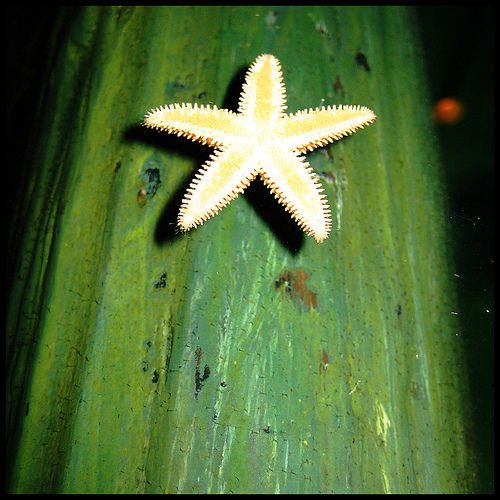
#> input picture data/test/images/0.JPEG, 500 x 500 px
$ python -i project_padding.py   (imports and definitions only)   (older library calls are emulated)
#> lines starting #> are read from the running program, lines starting #| are printed output that depends on the picture
#> further down, picture is the input picture: PIL image 500x500 RGB; mean R, G, B 76.2, 105.1, 52.6
import numpy as np
from PIL import Image
import scipy.misc
import scipy
import imageio
import sys
import os

def imgPadding( image ):
        image = image.convert("RGB")
        image = np.asarray(image) # convert to a numpy array
        rowSize = np.size(image,0)
#> rowSize = 500
        colSize = np.size(image,1)
#> colSize = 500
        #print(rowSize,colSize)

        if rowSize > colSize:
            diff = rowSize-colSize
            zr = np.zeros([rowSize,int(diff/2),3], dtype = int)
            zr2 = np.zeros([rowSize,diff-int(diff/2),3], dtype = int)
            image = np.concatenate((zr,image), axis = 1)
            image = np.concatenate((image,zr2), axis = 1)

        else:
            diff = colSize-rowSize
#> diff = 0
            zr = np.zeros([int(diff/2),colSize, 3], dtype = int)
#> zr = empty array
            zr2 = np.zeros([diff-int(diff/2),colSize, 3], dtype = int)
#> zr2 = empty array
            image = np.concatenate((zr,image), axis = 0)
            image = np.concatenate((image,zr2), axis = 0)

        image = np.float32(image)
        image = np.resize(image, (224, 224, 3))
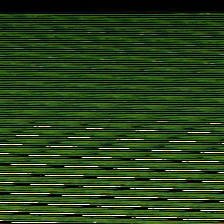
#> image: shape (224, 224, 3) float32; mean R, G, B 39.4, 65.9, 24.4
#> (the run stopped early here; a loop or call above may not have finished)

$ run again, on data/test/images/1.JPEG
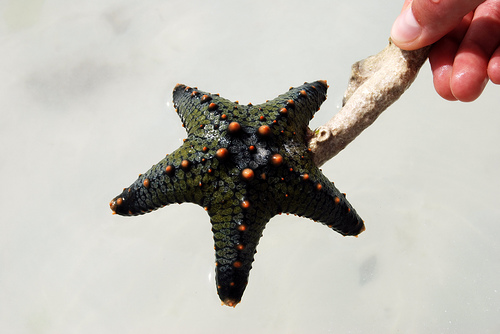
#> input picture data/test/images/1.JPEG, 500 x 334 px
#> picture is the input picture: PIL image 500x334 RGB; mean R, G, B 190.4, 185.7, 178.2
#> rowSize = 334
#> colSize = 500
#> diff = 166
#> in imgPadding, `image = np.concatenate((image,zr2), axis = 0)`:
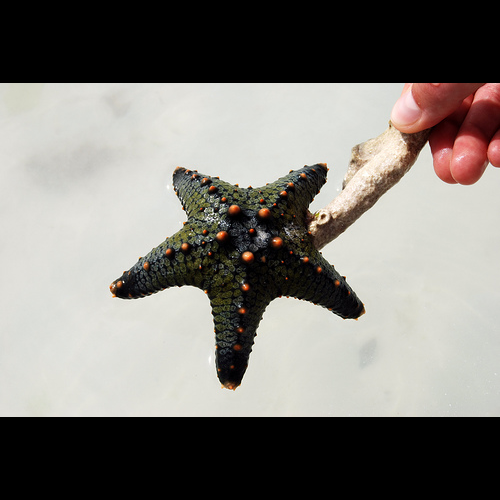
#> image: shape (500, 500, 3) int64; mean R, G, B 127.2, 124, 119
#> in imgPadding, `image = np.resize(image, (224, 224, 3))`:
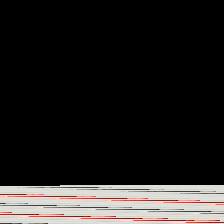
#> image: shape (224, 224, 3) float32; mean R, G, B 36.6, 34.1, 33.1

$ run again, on data/test/images/10.JPEG
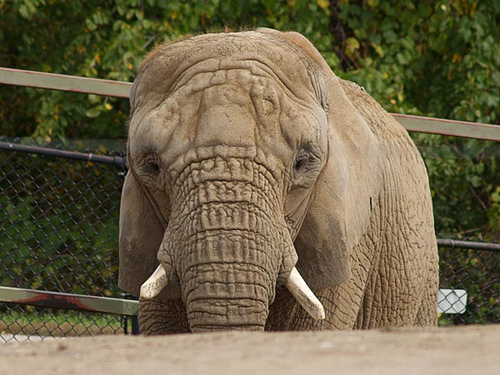
#> input picture data/test/images/10.JPEG, 500 x 375 px
#> picture is the input picture: PIL image 500x375 RGB; mean R, G, B 110.1, 100.2, 72.8
#> rowSize = 375
#> colSize = 500
#> diff = 125
#> in imgPadding, `image = np.concatenate((image,zr2), axis = 0)`:
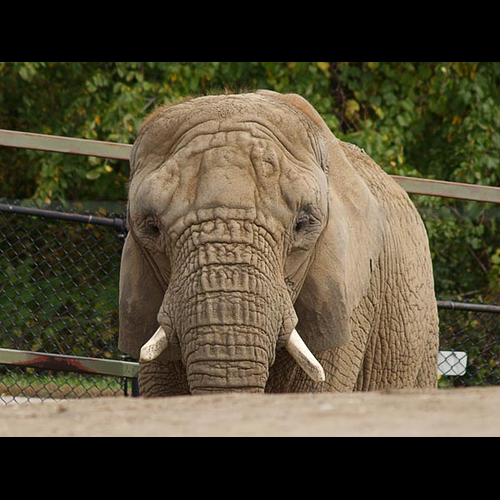
#> image: shape (500, 500, 3) int64; mean R, G, B 82.6, 75.2, 54.6
#> in imgPadding, `image = np.resize(image, (224, 224, 3))`:
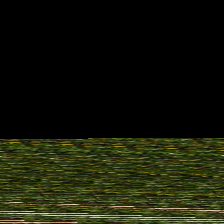
#> image: shape (224, 224, 3) float32; mean R, G, B 22.1, 24.7, 9.4

$ run again, on data/test/images/11.JPEG
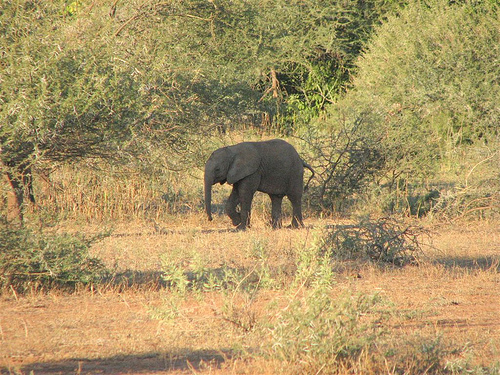
#> input picture data/test/images/11.JPEG, 500 x 375 px
#> picture is the input picture: PIL image 500x375 RGB; mean R, G, B 169.8, 148.3, 100.1
#> rowSize = 375
#> colSize = 500
#> diff = 125
#> in imgPadding, `image = np.concatenate((image,zr2), axis = 0)`:
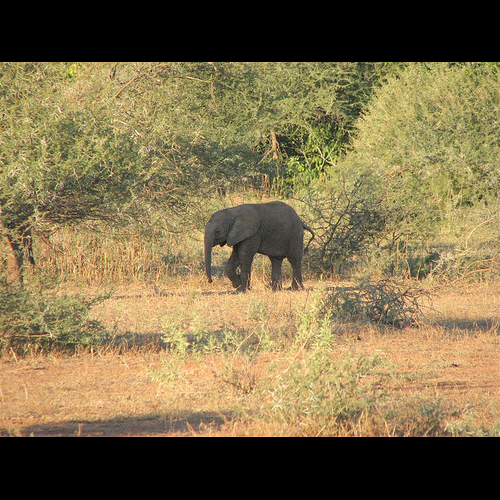
#> image: shape (500, 500, 3) int64; mean R, G, B 127.3, 111.2, 75.1
#> in imgPadding, `image = np.resize(image, (224, 224, 3))`:
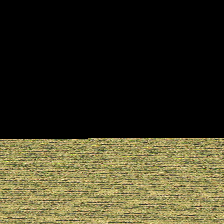
#> image: shape (224, 224, 3) float32; mean R, G, B 60.4, 56.8, 35.2
